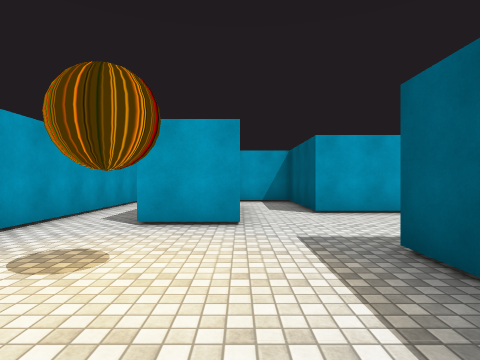
view 1 (above)

24 first-person views from a walk through a Unity game level. The camera is 1.4 m above the floor, looks level and sees 80° across. The floor is counted in squares, 2 m on a side. Each view is taken from the middle of a square. On the plan, view 1 faces up. The plan holds only what a view shows up to about 10 squares ahead; the rest is blank. The player character is not drawn. Some surface patterns are stand-ins.

view 2
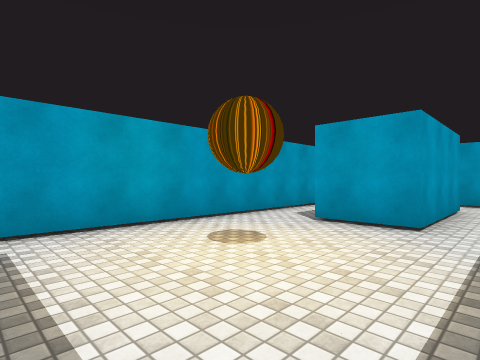

view 3
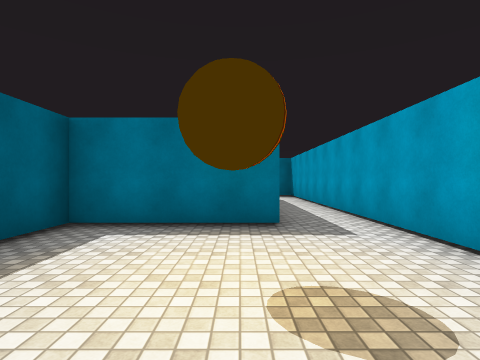

view 4
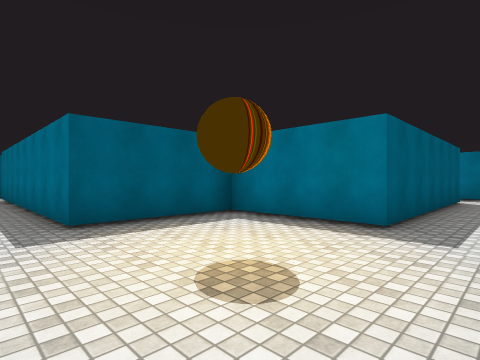

view 5
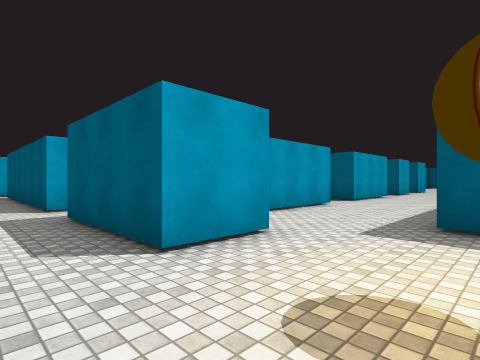

view 6
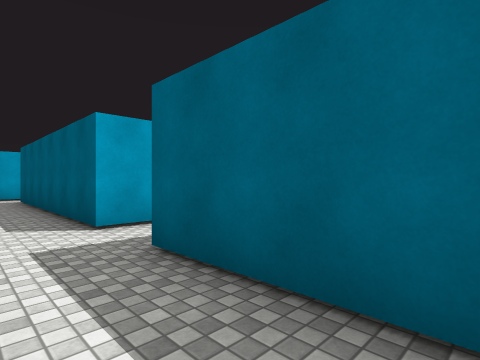

view 7
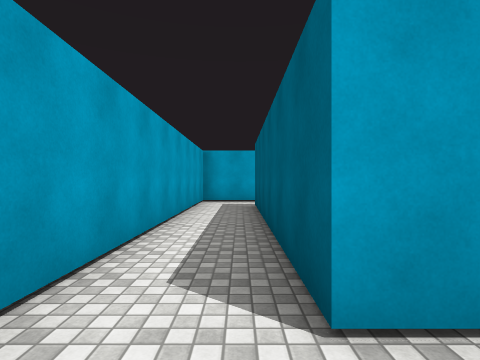

view 8
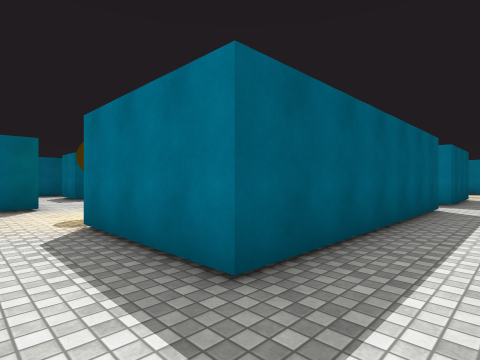

view 9
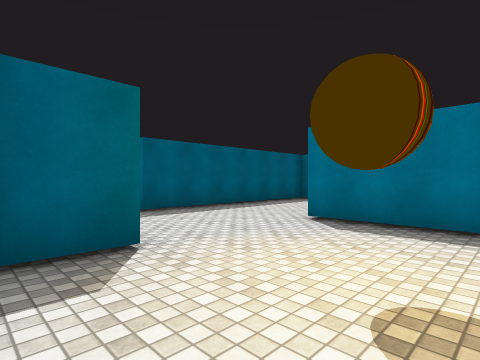

view 10
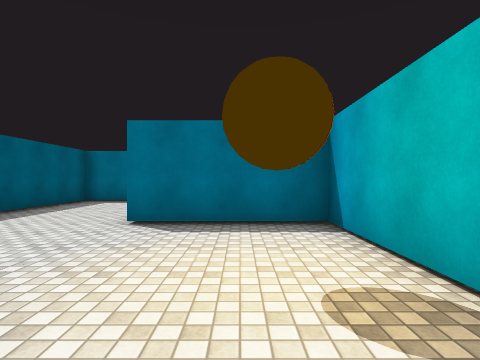

view 11
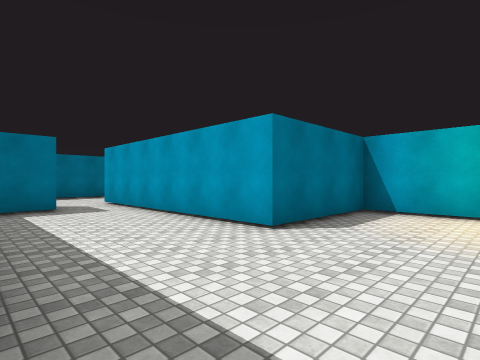

view 12
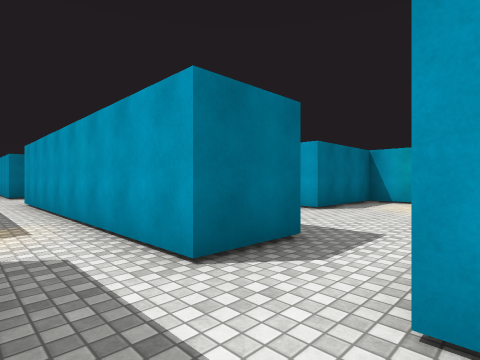

view 13
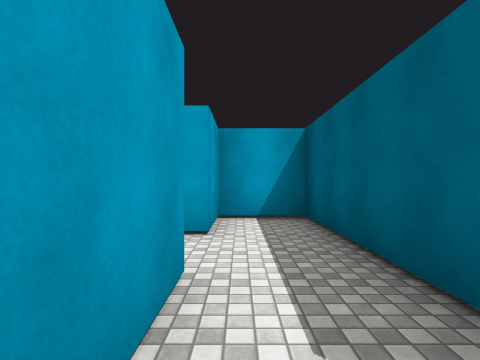

view 14
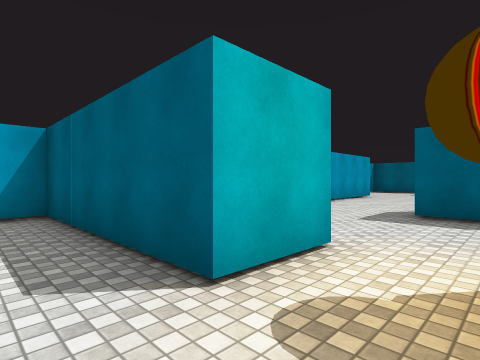

view 15
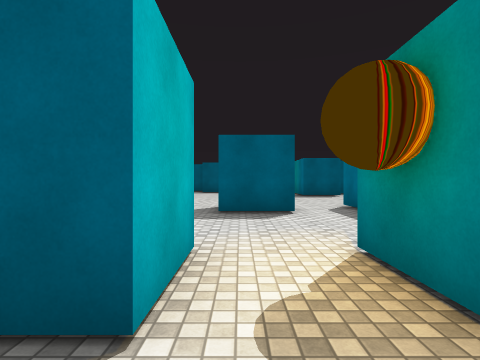

view 16
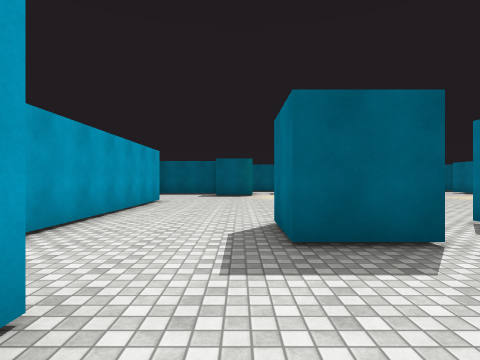

view 17
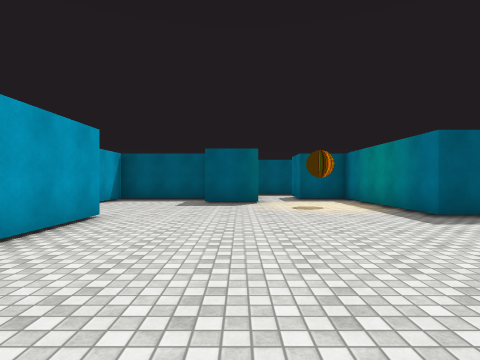

view 18
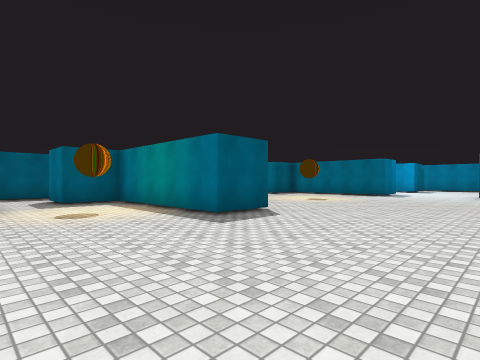

view 19
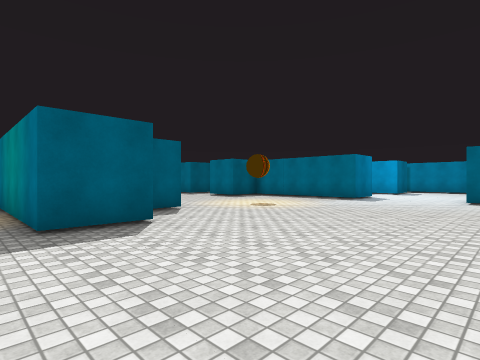

view 20
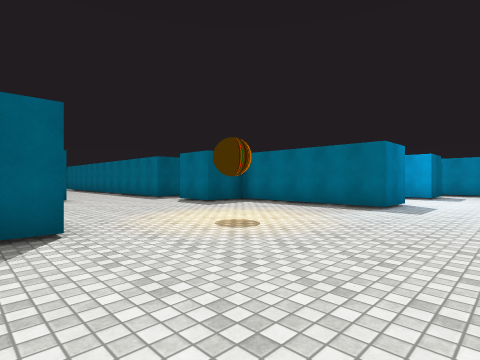

view 21
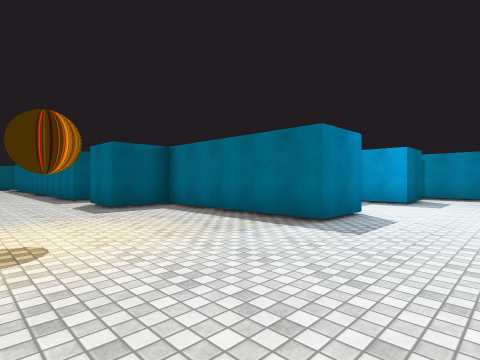

view 22
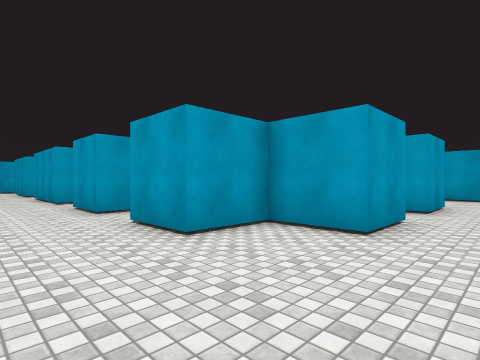

view 23
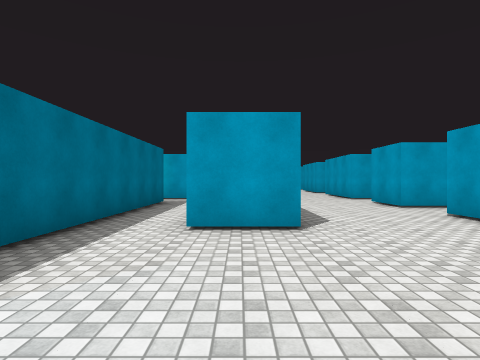

view 24
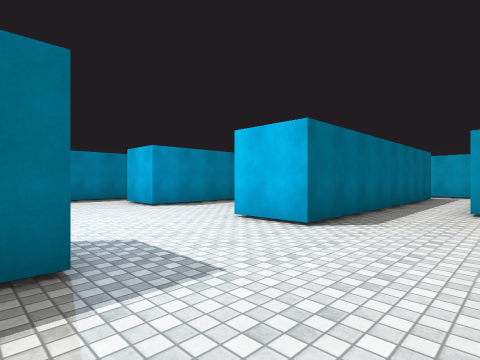

### Floor plan
Ten units are one square. View 1 is at (0, 0); x grows to the right and y downward. Boxes are objects, and circles mark ways between rooms. Rooms are numbered by the first view taken in them; rooms with no view inside come last. Other rooms are left out.
<svg viewBox="-37 -177 356 266">
<path fill="none" stroke="#000" d="M-16 66 -16 4 16 4 16 -28M-20 84 -14 84M-32 -35 -32 60M0 -44 -16 -44M16 -154 16 -124 48 -124 48 -61M48 -156 48 -169M6 -92 -16 -92 -16 -156 16 -156M-14 -172 -32 -172 -32 -35M64 -77 80 -77 80 -141M64 -61 64 -68M-16 -44 -16 -78M80 -141 96 -141 96 -126M112 -124 112 -172 96 -172 96 -156M240 -60 240 -69M224 -76 224 -92 272 -92 272 -108 289 -108M224 20 224 4 272 4 272 -12 288 -12M160 -29 160 -12M304 -6 304 -12 314 -12M166 -92 176 -92 176 -77 160 -77 160 -61 144 -61M256 -124 256 -141M160 -108 160 -124 176 -124 176 -109 171 -109M304 -112 304 -120M128 -72 128 -61 111 -61M224 68 224 51 238 51M161 51 192 51 192 68M225 -156 165 -156M112 4 192 4 192 20M191 84 219 84M129 -124 112 -124M114 -108 129 -108M270 -172 256 -172M96 -126 96 -61 64 -61M48 -61 16 -61M16 -28 95 -28M0 -54 0 -44M0 -76 0 -54M16 -61 16 -92 6 -92"/>
<circle cx="-25" cy="-45" r="3" fill="#2a7"/>
<circle cx="15" cy="-35" r="3" fill="#2a7"/>
<circle cx="85" cy="-150" r="3" fill="#2a7"/>
<circle cx="55" cy="-60" r="3" fill="#2a7"/>
<circle cx="-5" cy="-85" r="3" fill="#2a7"/>
<circle cx="105" cy="-135" r="3" fill="#2a7"/>
<circle cx="10" cy="-65" r="3" fill="#2a7"/>
<text x="-20" y="30">1</text>
<text x="20" y="-130">2</text>
<text x="100" y="-150">3</text>
<text x="230" y="-40">4</text>
<text x="10" y="-80">5</text>
</svg>
Room 1 opens to room 2. Room 1 opens to room 4. Room 2 opens to room 3. Room 2 opens to room 4. Room 2 opens to room 5. Room 3 opens to room 4. Room 4 opens to room 5.

Where each view was taken, in squares from view 1:
view 1: 0 up, 0 right, facing up
view 2: 0 up, 1 right, facing up-left
view 3: 4 up, 1 left, facing down
view 4: 4 up, 3 left, facing down-right
view 5: 2 up, 3 left, facing up-right
view 6: 5 up, 3 left, facing up-right
view 7: 8 up, 2 left, facing up
view 8: 17 up, 3 left, facing down-right
view 9: 17 up, 2 right, facing down-right
view 10: 17 up, 3 right, facing down
view 11: 15 up, 8 right, facing down-left
view 12: 16 up, 11 right, facing down-left
view 13: 12 up, 10 right, facing up
view 14: 11 up, 10 right, facing up-right
view 15: 12 up, 10 right, facing right
view 16: 13 up, 13 right, facing right
view 17: 13 up, 17 right, facing right
view 18: 13 up, 18 right, facing down-right
view 19: 10 up, 18 right, facing down-right
view 20: 7 up, 20 right, facing down-right
view 21: 4 up, 20 right, facing down-right
view 22: 4 up, 19 right, facing up-left
view 23: 2 up, 20 right, facing left
view 24: 2 up, 23 right, facing down-left
